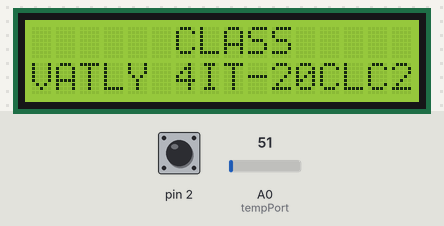
Recording of a sketch running on a simulated Arduino Uno, built with avr-gcc and run on an emulated ATmega328P. Shown: 16×2 character LCD. The test bench sets the inputs (shaded band); at power-on: pin 2 LOW, A0 (tempPort) = 51.

Above: at 1.2 s.
1.3 s: pin 2 pulsed HIGH 5 times (0.12 s each, 0.3 s apart)
At 3.2 s:
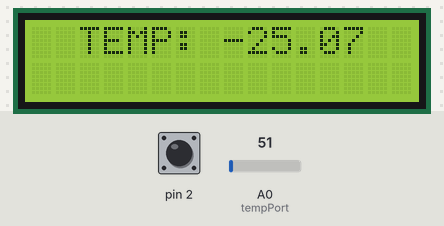
4.3 s: A0 (tempPort) set to 61
At 5.4 s:
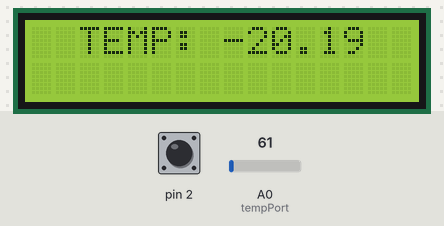
6.2 s: A0 (tempPort) set to 71
At 8.0 s:
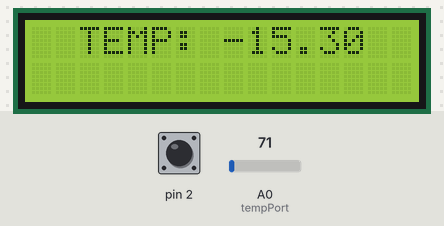
8.3 s: A0 (tempPort) set to 86
At 9.8 s:
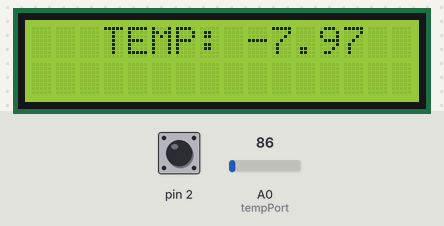
10.4 s: pin 2 pulsed HIGH 2 times (0.12 s each, 0.3 s apart)
At 11.29 s:
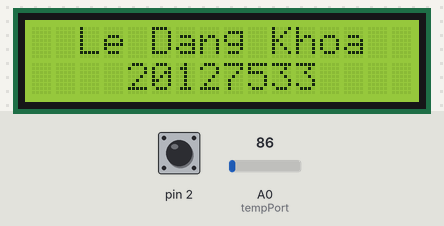
Timing chart, 0 to 13.4 s (numbered marks = the images above; inputs shaded):
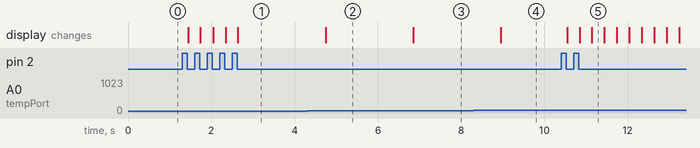

Measured:
- after the input at 1.3 s, the display: first changes after 0.14 s (image 1 shows a later state)
- after the input at 4.3 s, the display: changes after 0.45 s (image 2)
- after the input at 6.2 s, the display: changes after 0.65 s (image 3)
- after the input at 8.3 s, the display: changes after 0.65 s (image 4)
- after the input at 10.4 s, the display: first changes after 0.14 s (image 5 shows a later state)

The sketch:

20127533.ino
```cpp
// C++ code
//
#include <Adafruit_LiquidCrystal.h>

int screen = 1;
int tempPort = A0;
unsigned long lastExecutedMillis_1 = 0;

Adafruit_LiquidCrystal lcd_1(0);

void setup()
{
  lcd_1.begin(16, 2);
  Serial.begin(9600);
  pinMode(2, INPUT);
  pinMode(tempPort, INPUT);

  printLed("CLASS","VATLY 4IT-20CLC2", true);

}
void printLed(String line1, String line2, bool isClear){
  if(isClear)
  	lcd_1.clear();
  unsigned int length1 = line1.length();
  unsigned int length2 = line2.length();

  lcd_1.setCursor(8-length1/2,0);
  lcd_1.print(line1);
  lcd_1.setCursor(8-length2/2,1);
  lcd_1.print(line2);
}
float getTemp(){
  float value = analogRead(tempPort);
  float voltage = value * 5 / 1023;
  return voltage/0.01 - 50;
}
void loop()
{

  while(digitalRead(2) == HIGH){
    while(digitalRead(2) == HIGH){
     if (screen == 2){ //dang o screen 1
     	unsigned long start = millis();
        lcd_1.noDisplay();
     	while(millis()-start < 300 && digitalRead(2) == HIGH);
     	lcd_1.display();
     	start = millis();
     	while(millis()-start < 300 && digitalRead(2) == HIGH);

  }
    }
    if(screen == 0)
      printLed("CLASS","VATLY 4IT-20CLC2", true);
    if(screen == 1)
      printLed("Le Dang Khoa","20127533", true);
    if (screen == 2){
      String temp = String(getTemp());
      String res = String(" TEMP: ") + temp + String(" ");
      printLed(res,"", true);
    }
    screen++;
    screen %= 3;
  }

  if (screen == 0){ //dang o screen 2
    unsigned long current = millis();
    if(current - lastExecutedMillis_1 >= 700){
      	lastExecutedMillis_1 = millis();
        String temp = String(getTemp());
    	String res = String(" TEMP: ") + temp  + String(" ");
   		printLed(res,"", false);
   		unsigned long current = millis();
    }
  }
   if (screen == 2){ //dang o screen 1
     unsigned long start = millis();
     lcd_1.noDisplay();
     while(millis()-start < 300 && digitalRead(2) == LOW);
     lcd_1.display();
     start = millis();
     while(millis()-start < 300 && digitalRead(2) == LOW);
  }
}
```
